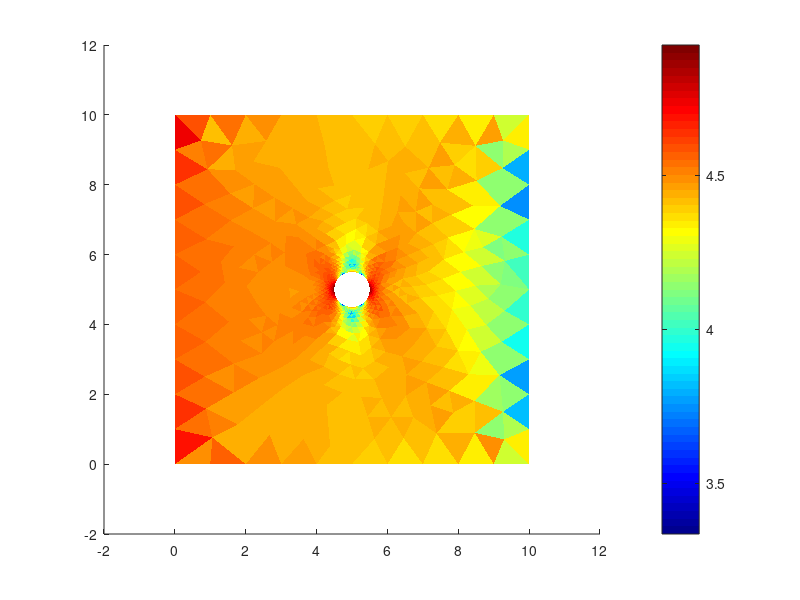

Reproduce this figure in MATLAB. (Note: this script raises an error after producing the figure.)
%% Using n-CST mesh
clear;

nodes = load("circle_nodes_high.dat");
nodes = nodes(:,2:3);

elements = load("circle_elements_high.dat");
elements = elements(:,6:8);

E = 10^11;
nu = .1;
h = 0.1;

% Constitutive matrix
C = (E/(1-nu^2)) * [1 nu 0; nu 1 0; 0 0 (1-nu)/2];

% Calculate area, B-matrix, K-matrix (element-wise)
for i = 1:length(elements)
    x1 = nodes(elements(i,1),1);
    y1 = nodes(elements(i,1),2);
    x2 = nodes(elements(i,2),1);
    y2 = nodes(elements(i,2),2);
    x3 = nodes(elements(i,3),1);
    y3 = nodes(elements(i,3),2);

    A_{i} = 0.5 * det([1 x1 y1; 1 x2 y2; 1 x3 y3]);

    B_{i} = (1/(2*A_{i})) * [y2-y3 0 y3-y1 0 y1-y2 0; 0 x3-x2 0 x1-x3 0 x2-x1; x3-x2 y2-y3 x1-x3 y3-y1 x2-x1 y1-y2];

    Ke_{i} = h*A_{i}*B_{i}.'*C*B_{i}; 
end

K_global = zeros(2*length(nodes),2*length(nodes));

% Assemble global K-matrix
for i = 1:length(elements)
    
    ids = [2*elements(i,1) - 1; 2*elements(i,1); 2*elements(i,2) - 1; 2*elements(i,2); 2*elements(i,3) - 1; 2*elements(i,3)];

    

    for j = 1:length(Ke_{i}(:,1)) % Rows
       
        for k = 1:length(Ke_{i}(1,:)) % Columns



            K_global(ids(j),ids(k)) = Ke_{i}(j,k) + K_global(ids(j),ids(k));

        end

    end

end

% Assemble F_ext and enforce boundary conditions
% F_ext = zeros(2*length(nodes),1);
% 
% F = 0.5;
% K_global_enforced = K_global;
% 
% for i = 1:length(nodes)
% 
%     if nodes(i,2) == 10 % If y is at top, apply stress
%         F_ext(2*i) = -F; % Apply to y-dir
%     end
% 
%     if nodes(i,2) == 0 % If y is at bottom, apply stress
%         F_ext(2*i) = F; % Apply to y-dir
%     end
% 
%     if nodes(i,1) == 10 % If x-coordinate is along the right boundary (fix)
%         K_global_enforced(2*i-1,:) = 0;
%         K_global_enforced(2*i-1,2*i-1) = 1;
%         K_global_enforced(2*i,:) = 0;
%         K_global_enforced(2*i,2*i) = 1;
%     end
% end

num_nodes = length(nodes);
nelements = length(elements);
dim = num_nodes * 2;
F = 30000;
H = 10;
W = 10;

top_right_node_num = 0;
bot_right_node_num = 0;
top_dof_forced = [];
bot_dof_forced = [];
for i = 1:num_nodes
    if (nodes(i, 2) == H && nodes(i, 1) == W)
        top_right_node_num = i;
    elseif (nodes(i, 2) == 0 && nodes(i, 1) == W)
        bot_right_node_num = i;
    end

    if (nodes(i, 2) == H)
        top_dof_forced = cat(2, top_dof_forced, [i*2-1, i*2]);
    elseif (nodes(i, 2) == 0)
        bot_dof_forced = cat(2, bot_dof_forced, [i*2-1, i*2]);
    end
end

dof_reactive = [top_right_node_num*2-1, bot_right_node_num*2-1, bot_right_node_num*2];

dof_active = zeros(dim-length(dof_reactive), 1);

activeIndex = 1;
for i = 1:dim
    index = find(dof_reactive==i);
    if isempty(index)
        dof_active(activeIndex) = i;
        activeIndex = activeIndex + 1;
    end
end


top_F_per_node = F/(length(top_dof_forced)/2);
bot_F_per_node = -F/(length(bot_dof_forced)/2);

F = zeros(dim, 1);
for i = 1:dim
    index = find(top_dof_forced==i);
    if ~isempty(index) && (-1)^index == 1
        F(i, 1) = top_F_per_node;
    end

    index2 = find(bot_dof_forced==i);
    if ~isempty(index2) && (-1)^index2 == 1
        F(i, 1) = bot_F_per_node;
    end
end

% Enforcing Boundary Conditions in K_global, F

BCs = zeros(dim, 1); % All zeros due to no set displacements

K_global_enforced = K_global;
F_ext = F;

K_global_enforced(top_right_node_num*2-1, :) = zeros(1, dim);
K_global_enforced(top_right_node_num*2-1, top_right_node_num*2-1) = 1;
F_ext(top_right_node_num*2-1, 1) = BCs(i, 1);

K_global_enforced(top_right_node_num*2, :) = zeros(1, dim);
K_global_enforced(top_right_node_num*2, top_right_node_num*2) = 1;
F_ext(top_right_node_num*2, 1) = BCs(i, 1);

K_global_enforced(bot_right_node_num*2-1, :) = zeros(1, dim);
K_global_enforced(bot_right_node_num*2-1, bot_right_node_num*2-1) = 1;
F_ext(bot_right_node_num*2-1, 1) = BCs(bot_right_node_num*2-1, 1);

K_global_enforced(bot_right_node_num*2, :) = zeros(1, dim);
K_global_enforced(bot_right_node_num*2, bot_right_node_num*2) = 1;
F_ext(bot_right_node_num*2, 1) = BCs(bot_right_node_num*2, 1);



% Find displacement
d = K_global_enforced\F_ext;

% Find stresses
% sigma_vm = zeros(length(elements),1);
% for i = 1:length(elements)
%     node1 = elements(i,1);
%     node2 = elements(i,2);
%     node3 = elements(i,3);
%     d_i = [nodes(node1, 1) nodes(node1, 2) nodes(node2, 1) nodes(node2, 2) nodes(node3, 1) nodes(node3, 2)]';
% 
%     sigma = C*B_{i}*d_i;
% 
%     sigma_vm(i) = sqrt(sigma(1)^2 - sigma(1)*sigma(2) + sigma(2)^2 + 3*sigma(3)^2);
% end

sigma_vm = zeros(nelements ,1);
sigmas = zeros(nelements,3);
for i = 1:nelements
    node1 = elements(i,1);
    node2 = elements(i,2);
    node3 = elements(i,3);
    % node_pos = cat(1, nodes(node1, :), nodes(node2, :), nodes(node3, :));

    d1 = [d(node1*2-1), d(node1*2)];
    d2 = [d(node2*2-1), d(node2*2)];
    d3 = [d(node3*2-1), d(node3*2)];
    d_i = cat(2, d1, d2, d3);
    d_i = reshape(d_i, [6, 1]);

    sigma = C*B_{i}*d_i;

    sigmas(i,:) = sigma;
    sigma_vm(i) = sqrt(sigma(1)^2 - sigma(1)*sigma(2) + sigma(2)^2 + (3/4)*sigma(3)^2);
end

% Displaced nodes
nodes_displaced = nodes + reshape(d, 2, [])';

% Plot triangles

% Apply scaling to von Mises stresses so coloration is more apparent
sigma_vm_log = log10(sigma_vm);

patch('Faces',elements,'Vertices',nodes_displaced,'FaceVertexCData', sigma_vm_log,'FaceColor','flat','EdgeColor','none', 'ButtonDownFcn', @(src, event) showStress(src, event, sigmas));
colormap('jet');

% Find tick marks
ticks_real = logspace(log10(min(sigma_vm)), log10(max(sigma_vm)), 10);
ticks_log = log10(ticks_real);

colorbar('Ticks', ticks_log, 'TickLabels', ticks_real);

% Display stress on hover
function showStress(src, event, sigmas)

    pt = event.IntersectionPoint(1:2);
    faces = src.Faces;
    verts = src.Vertices;

    for i = 1:size(faces,1)
        tri_idx = faces(i,:);
        tri = verts(tri_idx, 1:2);  % 2D vertices

        if inpolygon(pt(1), pt(2), tri(:,1), tri(:,2))
            % fea
            sigmas(i,:)

            % analytical - hard coded values for formula (!)
            K = 15000 * sqrt(pi * 3) * (1.122 - 0.231 * (3/10) + 10.55 * (3/10)^2 - 21.71 * (3/10)^3 + 30.382 * (3/10)^4);
            r = sqrt((pt(1)-3)^2 + (pt(2)-5)^2);
            theta = atan((pt(2)-5)/(pt(1)-3));
            xx = (K/sqrt(2*pi*r)) * cos(theta/2) * (1 - sin(theta/2) * sin(3*theta/2));
            yy = (K/sqrt(2*pi*r)) * cos(theta/2) * (1 + sin(theta/2) * sin(3*theta/2));
            xy = (K/sqrt(2*pi*r)) * cos(theta/2) * sin(theta/2) * cos(3*theta/2);

            % uncomment out as desired
            % [xx, yy, 2*xy]
            % r
            % theta

            return;
        end
    end
end


% plot(nodes(:,1),nodes(:,2),'.');
% max(d)